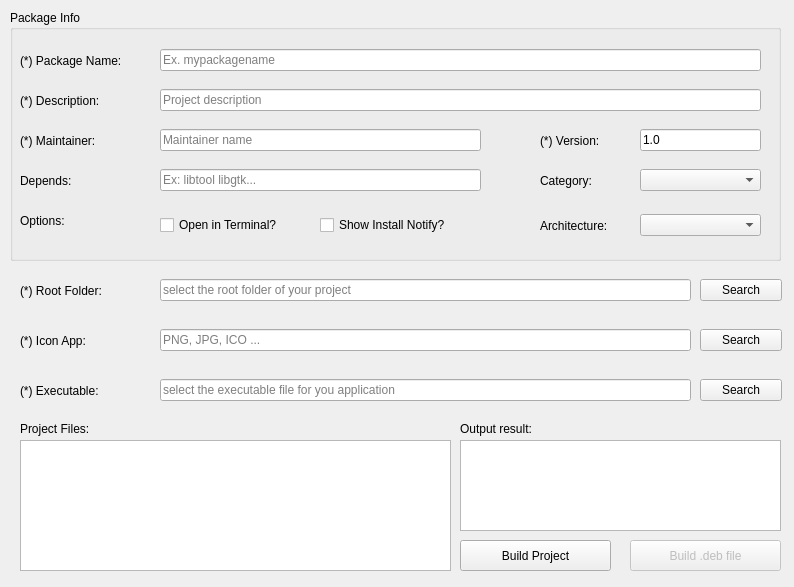
<?xml version="1.0" encoding="UTF-8"?>
<ui version="4.0">
 <class>Program</class>
 <widget class="QWidget" name="Program">
  <property name="windowModality">
   <enum>Qt::WindowModal</enum>
  </property>
  <property name="geometry">
   <rect>
    <x>0</x>
    <y>0</y>
    <width>794</width>
    <height>587</height>
   </rect>
  </property>
  <property name="sizePolicy">
   <sizepolicy hsizetype="Expanding" vsizetype="Expanding">
    <horstretch>0</horstretch>
    <verstretch>0</verstretch>
   </sizepolicy>
  </property>
  <property name="sizeIncrement">
   <size>
    <width>591</width>
    <height>487</height>
   </size>
  </property>
  <property name="windowTitle">
   <string>Package .deb Creator</string>
  </property>
  <property name="windowIcon">
   <iconset>
    <normaloff>Registry.png</normaloff>Registry.png</iconset>
  </property>
  <property name="layoutDirection">
   <enum>Qt::LeftToRight</enum>
  </property>
  <property name="autoFillBackground">
   <bool>false</bool>
  </property>
  <widget class="QPushButton" name="btnCompile">
   <property name="enabled">
    <bool>false</bool>
   </property>
   <property name="geometry">
    <rect>
     <x>630</x>
     <y>540</y>
     <width>151</width>
     <height>31</height>
    </rect>
   </property>
   <property name="text">
    <string>Build .deb file</string>
   </property>
  </widget>
  <widget class="QWidget" name="horizontalLayoutWidget_5">
   <property name="geometry">
    <rect>
     <x>10</x>
     <y>10</y>
     <width>771</width>
     <height>251</height>
    </rect>
   </property>
   <layout class="QHBoxLayout" name="horizontalLayout_5">
    <item>
     <widget class="QGroupBox" name="groupBox">
      <property name="sizePolicy">
       <sizepolicy hsizetype="MinimumExpanding" vsizetype="Expanding">
        <horstretch>0</horstretch>
        <verstretch>0</verstretch>
       </sizepolicy>
      </property>
      <property name="title">
       <string>Package Info</string>
      </property>
      <widget class="QWidget" name="horizontalLayoutWidget">
       <property name="geometry">
        <rect>
         <x>10</x>
         <y>30</y>
         <width>131</width>
         <height>41</height>
        </rect>
       </property>
       <layout class="QHBoxLayout" name="horizontalLayout">
        <item>
         <widget class="QLabel" name="label">
          <property name="text">
           <string>(*) Package Name:</string>
          </property>
         </widget>
        </item>
       </layout>
      </widget>
      <widget class="QWidget" name="verticalLayoutWidget">
       <property name="geometry">
        <rect>
         <x>150</x>
         <y>30</y>
         <width>601</width>
         <height>41</height>
        </rect>
       </property>
       <layout class="QVBoxLayout" name="verticalLayout">
        <item>
         <widget class="QLineEdit" name="txtPackagename">
          <property name="maxLength">
           <number>50</number>
          </property>
          <property name="placeholderText">
           <string>Ex. mypackagename</string>
          </property>
         </widget>
        </item>
       </layout>
      </widget>
      <widget class="QWidget" name="verticalLayoutWidget_2">
       <property name="geometry">
        <rect>
         <x>150</x>
         <y>70</y>
         <width>601</width>
         <height>41</height>
        </rect>
       </property>
       <layout class="QVBoxLayout" name="verticalLayout_5">
        <item>
         <widget class="QLineEdit" name="txtDesc">
          <property name="placeholderText">
           <string>Project description</string>
          </property>
         </widget>
        </item>
       </layout>
      </widget>
      <widget class="QWidget" name="horizontalLayoutWidget_2">
       <property name="geometry">
        <rect>
         <x>10</x>
         <y>70</y>
         <width>131</width>
         <height>41</height>
        </rect>
       </property>
       <layout class="QHBoxLayout" name="horizontalLayout_2">
        <item>
         <widget class="QLabel" name="label_2">
          <property name="text">
           <string>(*) Description:</string>
          </property>
         </widget>
        </item>
       </layout>
      </widget>
      <widget class="QWidget" name="verticalLayoutWidget_3">
       <property name="geometry">
        <rect>
         <x>150</x>
         <y>110</y>
         <width>321</width>
         <height>41</height>
        </rect>
       </property>
       <layout class="QVBoxLayout" name="verticalLayout_6">
        <item>
         <widget class="QLineEdit" name="txtMaintainer">
          <property name="text">
           <string/>
          </property>
          <property name="placeholderText">
           <string>Maintainer name</string>
          </property>
         </widget>
        </item>
       </layout>
      </widget>
      <widget class="QWidget" name="horizontalLayoutWidget_3">
       <property name="geometry">
        <rect>
         <x>10</x>
         <y>110</y>
         <width>131</width>
         <height>41</height>
        </rect>
       </property>
       <layout class="QHBoxLayout" name="horizontalLayout_3">
        <item>
         <widget class="QLabel" name="label_3">
          <property name="text">
           <string>(*) Maintainer:</string>
          </property>
         </widget>
        </item>
       </layout>
      </widget>
      <widget class="QWidget" name="horizontalLayoutWidget_4">
       <property name="geometry">
        <rect>
         <x>530</x>
         <y>110</y>
         <width>101</width>
         <height>41</height>
        </rect>
       </property>
       <layout class="QHBoxLayout" name="horizontalLayout_4">
        <item>
         <widget class="QLabel" name="label_4">
          <property name="text">
           <string>(*) Version:</string>
          </property>
         </widget>
        </item>
       </layout>
      </widget>
      <widget class="QWidget" name="verticalLayoutWidget_4">
       <property name="geometry">
        <rect>
         <x>630</x>
         <y>110</y>
         <width>121</width>
         <height>41</height>
        </rect>
       </property>
       <layout class="QVBoxLayout" name="verticalLayout_7">
        <item>
         <widget class="QLineEdit" name="txtVersion">
          <property name="text">
           <string>1.0</string>
          </property>
          <property name="placeholderText">
           <string>1.0.0.0</string>
          </property>
         </widget>
        </item>
       </layout>
      </widget>
      <widget class="QSplitter" name="splitter">
       <property name="geometry">
        <rect>
         <x>20</x>
         <y>40</y>
         <width>0</width>
         <height>25</height>
        </rect>
       </property>
       <property name="orientation">
        <enum>Qt::Horizontal</enum>
       </property>
       <widget class="QSplitter" name="splitter_2">
        <property name="orientation">
         <enum>Qt::Horizontal</enum>
        </property>
       </widget>
      </widget>
      <widget class="QWidget" name="horizontalLayoutWidget_13">
       <property name="geometry">
        <rect>
         <x>10</x>
         <y>150</y>
         <width>131</width>
         <height>41</height>
        </rect>
       </property>
       <layout class="QHBoxLayout" name="horizontalLayout_13">
        <item>
         <widget class="QLabel" name="label_7">
          <property name="text">
           <string>Depends:</string>
          </property>
         </widget>
        </item>
       </layout>
      </widget>
      <widget class="QWidget" name="verticalLayoutWidget_6">
       <property name="geometry">
        <rect>
         <x>150</x>
         <y>150</y>
         <width>321</width>
         <height>41</height>
        </rect>
       </property>
       <layout class="QVBoxLayout" name="verticalLayout_3">
        <item>
         <widget class="QLineEdit" name="txtDepends">
          <property name="placeholderText">
           <string>Ex: libtool libgtk...</string>
          </property>
         </widget>
        </item>
       </layout>
      </widget>
      <widget class="QWidget" name="horizontalLayoutWidget_14">
       <property name="geometry">
        <rect>
         <x>10</x>
         <y>190</y>
         <width>131</width>
         <height>41</height>
        </rect>
       </property>
       <layout class="QHBoxLayout" name="horizontalLayout_14">
        <item>
         <widget class="QLabel" name="label_8">
          <property name="text">
           <string>Options:</string>
          </property>
         </widget>
        </item>
       </layout>
      </widget>
      <widget class="QWidget" name="verticalLayoutWidget_7">
       <property name="geometry">
        <rect>
         <x>150</x>
         <y>190</y>
         <width>161</width>
         <height>51</height>
        </rect>
       </property>
       <layout class="QVBoxLayout" name="verticalLayout_4">
        <item>
         <widget class="QCheckBox" name="cbOpenInTerminal">
          <property name="text">
           <string>Open in Terminal?</string>
          </property>
         </widget>
        </item>
       </layout>
      </widget>
      <widget class="QWidget" name="verticalLayoutWidget_8">
       <property name="geometry">
        <rect>
         <x>310</x>
         <y>190</y>
         <width>164</width>
         <height>51</height>
        </rect>
       </property>
       <layout class="QVBoxLayout" name="verticalLayout_8">
        <item>
         <widget class="QCheckBox" name="cbShowNotify">
          <property name="text">
           <string>Show Install Notify?</string>
          </property>
         </widget>
        </item>
       </layout>
      </widget>
      <widget class="QWidget" name="verticalLayoutWidget_9">
       <property name="geometry">
        <rect>
         <x>630</x>
         <y>190</y>
         <width>121</width>
         <height>51</height>
        </rect>
       </property>
       <layout class="QVBoxLayout" name="verticalLayout_9">
        <item>
         <widget class="QComboBox" name="cbxArchitecture"/>
        </item>
       </layout>
      </widget>
      <widget class="QWidget" name="verticalLayoutWidget_10">
       <property name="geometry">
        <rect>
         <x>530</x>
         <y>190</y>
         <width>101</width>
         <height>51</height>
        </rect>
       </property>
       <layout class="QVBoxLayout" name="verticalLayout_10">
        <item>
         <widget class="QLabel" name="label_12">
          <property name="text">
           <string>Architecture:</string>
          </property>
         </widget>
        </item>
       </layout>
      </widget>
      <widget class="QWidget" name="verticalLayoutWidget_11">
       <property name="geometry">
        <rect>
         <x>530</x>
         <y>150</y>
         <width>101</width>
         <height>41</height>
        </rect>
       </property>
       <layout class="QVBoxLayout" name="verticalLayout_11">
        <item>
         <widget class="QLabel" name="label_13">
          <property name="text">
           <string>Category:</string>
          </property>
         </widget>
        </item>
       </layout>
      </widget>
      <widget class="QWidget" name="verticalLayoutWidget_12">
       <property name="geometry">
        <rect>
         <x>630</x>
         <y>150</y>
         <width>121</width>
         <height>41</height>
        </rect>
       </property>
       <layout class="QVBoxLayout" name="verticalLayout_12">
        <item>
         <widget class="QComboBox" name="cbxCategory"/>
        </item>
       </layout>
      </widget>
     </widget>
    </item>
   </layout>
  </widget>
  <widget class="QWidget" name="horizontalLayoutWidget_6">
   <property name="geometry">
    <rect>
     <x>460</x>
     <y>440</y>
     <width>321</width>
     <height>91</height>
    </rect>
   </property>
   <layout class="QHBoxLayout" name="horizontalLayout_6">
    <item>
     <widget class="QPlainTextEdit" name="txtResult">
      <property name="font">
       <font>
        <family>DejaVu Sans</family>
        <pointsize>7</pointsize>
       </font>
      </property>
      <property name="readOnly">
       <bool>true</bool>
      </property>
     </widget>
    </item>
   </layout>
  </widget>
  <widget class="QWidget" name="horizontalLayoutWidget_7">
   <property name="geometry">
    <rect>
     <x>20</x>
     <y>320</y>
     <width>131</width>
     <height>41</height>
    </rect>
   </property>
   <layout class="QHBoxLayout" name="horizontalLayout_7">
    <item>
     <widget class="QLabel" name="label_5">
      <property name="text">
       <string>(*) Icon App:</string>
      </property>
     </widget>
    </item>
   </layout>
  </widget>
  <widget class="QWidget" name="horizontalLayoutWidget_8">
   <property name="geometry">
    <rect>
     <x>160</x>
     <y>320</y>
     <width>531</width>
     <height>41</height>
    </rect>
   </property>
   <layout class="QHBoxLayout" name="horizontalLayout_8">
    <item>
     <widget class="QLineEdit" name="txtIconFile">
      <property name="enabled">
       <bool>true</bool>
      </property>
      <property name="readOnly">
       <bool>true</bool>
      </property>
      <property name="placeholderText">
       <string>PNG, JPG, ICO ...</string>
      </property>
     </widget>
    </item>
   </layout>
  </widget>
  <widget class="QWidget" name="horizontalLayoutWidget_9">
   <property name="geometry">
    <rect>
     <x>700</x>
     <y>320</y>
     <width>82</width>
     <height>41</height>
    </rect>
   </property>
   <layout class="QHBoxLayout" name="horizontalLayout_10">
    <item>
     <widget class="QPushButton" name="btnSearchIcon">
      <property name="text">
       <string>Search</string>
      </property>
     </widget>
    </item>
   </layout>
  </widget>
  <widget class="QWidget" name="verticalLayoutWidget_5">
   <property name="geometry">
    <rect>
     <x>20</x>
     <y>440</y>
     <width>431</width>
     <height>131</height>
    </rect>
   </property>
   <layout class="QVBoxLayout" name="verticalLayout_2">
    <item>
     <widget class="QPlainTextEdit" name="txtProjectFiles">
      <property name="font">
       <font>
        <family>DejaVu Sans</family>
        <pointsize>7</pointsize>
       </font>
      </property>
      <property name="readOnly">
       <bool>true</bool>
      </property>
     </widget>
    </item>
   </layout>
  </widget>
  <widget class="QWidget" name="horizontalLayoutWidget_10">
   <property name="geometry">
    <rect>
     <x>700</x>
     <y>270</y>
     <width>82</width>
     <height>41</height>
    </rect>
   </property>
   <layout class="QHBoxLayout" name="horizontalLayout_11">
    <item>
     <widget class="QPushButton" name="btnSearchRootFolder">
      <property name="text">
       <string>Search</string>
      </property>
     </widget>
    </item>
   </layout>
  </widget>
  <widget class="QWidget" name="horizontalLayoutWidget_11">
   <property name="geometry">
    <rect>
     <x>160</x>
     <y>270</y>
     <width>531</width>
     <height>41</height>
    </rect>
   </property>
   <layout class="QHBoxLayout" name="horizontalLayout_9">
    <item>
     <widget class="QLineEdit" name="txtRootFolder">
      <property name="enabled">
       <bool>true</bool>
      </property>
      <property name="readOnly">
       <bool>true</bool>
      </property>
      <property name="placeholderText">
       <string>select the root folder of your project</string>
      </property>
     </widget>
    </item>
   </layout>
  </widget>
  <widget class="QWidget" name="horizontalLayoutWidget_12">
   <property name="geometry">
    <rect>
     <x>20</x>
     <y>270</y>
     <width>131</width>
     <height>41</height>
    </rect>
   </property>
   <layout class="QHBoxLayout" name="horizontalLayout_12">
    <item>
     <widget class="QLabel" name="label_6">
      <property name="text">
       <string>(*) Root Folder: </string>
      </property>
     </widget>
    </item>
   </layout>
  </widget>
  <widget class="QLabel" name="label_9">
   <property name="geometry">
    <rect>
     <x>460</x>
     <y>420</y>
     <width>111</width>
     <height>17</height>
    </rect>
   </property>
   <property name="text">
    <string>Output result:</string>
   </property>
  </widget>
  <widget class="QLabel" name="label_10">
   <property name="geometry">
    <rect>
     <x>20</x>
     <y>420</y>
     <width>101</width>
     <height>17</height>
    </rect>
   </property>
   <property name="text">
    <string>Project Files:</string>
   </property>
  </widget>
  <widget class="QWidget" name="horizontalLayoutWidget_15">
   <property name="geometry">
    <rect>
     <x>700</x>
     <y>370</y>
     <width>82</width>
     <height>41</height>
    </rect>
   </property>
   <layout class="QHBoxLayout" name="horizontalLayout_15">
    <item>
     <widget class="QPushButton" name="btnSearchExecutable">
      <property name="text">
       <string>Search</string>
      </property>
     </widget>
    </item>
   </layout>
  </widget>
  <widget class="QWidget" name="horizontalLayoutWidget_16">
   <property name="geometry">
    <rect>
     <x>20</x>
     <y>370</y>
     <width>131</width>
     <height>41</height>
    </rect>
   </property>
   <layout class="QHBoxLayout" name="horizontalLayout_16">
    <item>
     <widget class="QLabel" name="label_11">
      <property name="text">
       <string>(*) Executable: </string>
      </property>
     </widget>
    </item>
   </layout>
  </widget>
  <widget class="QWidget" name="horizontalLayoutWidget_17">
   <property name="geometry">
    <rect>
     <x>160</x>
     <y>370</y>
     <width>531</width>
     <height>41</height>
    </rect>
   </property>
   <layout class="QHBoxLayout" name="horizontalLayout_17">
    <item>
     <widget class="QLineEdit" name="txtExecutable">
      <property name="enabled">
       <bool>true</bool>
      </property>
      <property name="readOnly">
       <bool>true</bool>
      </property>
      <property name="placeholderText">
       <string>select the executable file for you application</string>
      </property>
     </widget>
    </item>
   </layout>
  </widget>
  <widget class="QPushButton" name="btnBuildProject">
   <property name="geometry">
    <rect>
     <x>460</x>
     <y>540</y>
     <width>151</width>
     <height>31</height>
    </rect>
   </property>
   <property name="text">
    <string>Build Project</string>
   </property>
  </widget>
 </widget>
 <tabstops>
  <tabstop>txtPackagename</tabstop>
  <tabstop>txtDesc</tabstop>
  <tabstop>txtMaintainer</tabstop>
  <tabstop>txtVersion</tabstop>
  <tabstop>txtDepends</tabstop>
  <tabstop>cbxCategory</tabstop>
  <tabstop>cbOpenInTerminal</tabstop>
  <tabstop>cbShowNotify</tabstop>
  <tabstop>cbxArchitecture</tabstop>
  <tabstop>txtRootFolder</tabstop>
  <tabstop>btnSearchRootFolder</tabstop>
  <tabstop>txtIconFile</tabstop>
  <tabstop>btnSearchIcon</tabstop>
  <tabstop>txtExecutable</tabstop>
  <tabstop>btnSearchExecutable</tabstop>
  <tabstop>txtProjectFiles</tabstop>
  <tabstop>txtResult</tabstop>
  <tabstop>btnBuildProject</tabstop>
  <tabstop>btnCompile</tabstop>
 </tabstops>
 <resources/>
 <connections/>
</ui>
